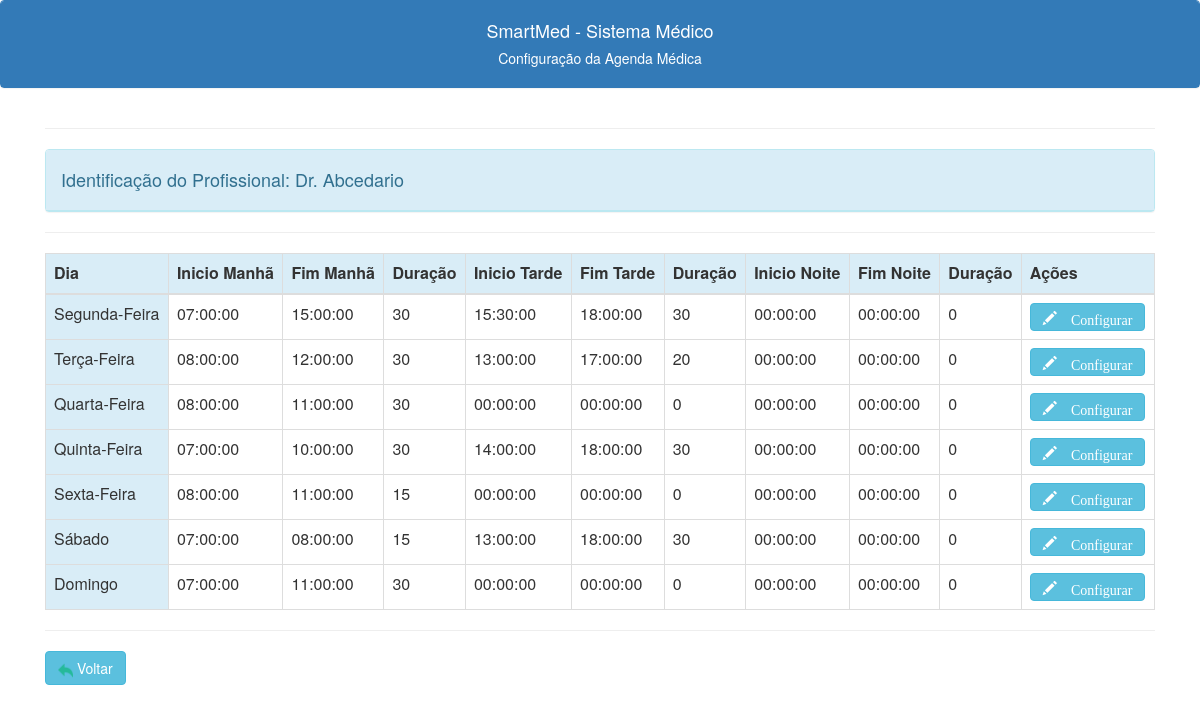
The app's page /config_agenda_criacao.php?id=4 (signed in) with its own data.
### tables this page shows
CREATE TABLE IF NOT EXISTS `profissionais` (
  `id` int NOT NULL AUTO_INCREMENT,
  `id_especialidade` int NOT NULL,
  `nome` varchar(150) NOT NULL,
  `endereco` varchar(150) DEFAULT NULL,
  `bairro` varchar(150) DEFAULT NULL,
  `cidade` varchar(150) DEFAULT NULL,
  `cep` varchar(11) DEFAULT NULL,
  `uf` char(2) DEFAULT NULL,
  `fone1` varchar(20) NOT NULL,
  `fone2` varchar(20) DEFAULT NULL,
  `email` varchar(200) DEFAULT NULL,
  `url` varchar(200) DEFAULT NULL,
  `identidade` varchar(20) DEFAULT NULL,
  `cpf` varchar(11) NOT NULL,
  `datanasc` date DEFAULT NULL,
  `sexo` char(1) DEFAULT NULL,
  `gera_agenda` char(1) NOT NULL,
  `observacao` blob,
  `crm` varchar(13) DEFAULT NULL,
  PRIMARY KEY (`id`),
  KEY `FK_profissionais_especialidades` (`id_especialidade`),
  CONSTRAINT `FK_profissionais_especialidades` FOREIGN KEY (`id_especialidade`) REFERENCES `especialidades` (`id`)
);

CREATE TABLE IF NOT EXISTS `agendaconfig` (
  `id` int NOT NULL AUTO_INCREMENT,
  `id_profissional` int NOT NULL,
  `dia` int NOT NULL,
  `inicio1` time DEFAULT NULL,
  `fim1` time DEFAULT NULL,
  `duracao1` int DEFAULT NULL,
  `inicio2` time DEFAULT NULL,
  `fim2` time DEFAULT NULL,
  `duracao2` int DEFAULT NULL,
  `inicio3` time DEFAULT NULL,
  `fim3` time DEFAULT NULL,
  `duracao3` int DEFAULT NULL,
  `Habilitado` char(100) DEFAULT NULL,
  PRIMARY KEY (`id`),
  KEY `FK_agendaconfig_profissionais` (`id_profissional`),
  CONSTRAINT `FK_agendaconfig_profissionais` FOREIGN KEY (`id_profissional`) REFERENCES `profissionais` (`id`)
);

### config_agenda_criacao.php (the view, shortened to what this page needs)
<?php
include("links.php");
include("conexao.php");
if ($_SERVER['REQUEST_METHOD'] == 'GET') {
    $c_id = $_GET["id"];
    $c_sql_medico = "SELECT profissionais.nome FROM profissionais where id=$c_id";
    $result_medico = $conection->query($c_sql_medico);
    $c_linha_medico = $result_medico->fetch_assoc();
    $c_sql = "SELECT COUNT(*) AS total FROM agendaconfig  where id_profissional='$c_id'";
    $result = $conection->query($c_sql);
    $c_linha = $result->fetch_assoc();
    if ($c_linha['total'] == 0) {
        $i_contador = 1;
        while ($i_contador < 8) {
            $c_contador = strval($i_contador);
            $c_sql_insere = "Insert into agendaconfig (id_profissional, dia, inicio1, inicio2, inicio3
            , fim1, fim2, fim3, duracao1, duracao2, duracao3)
            value ('$c_id', '$c_contador', '00:00', '00:00', '00:00'
            , '00:00', '00:00', '00:00', '0', '0', '0')";
            $result = $conection->query($c_sql_insere);
            $i_contador++;
            $c_sql = "select * from agendaconfig where id_profissional='$c_id'";
            $result = $conection->query($c_sql);
        }
    } else {
        $c_sql = "select * from agendaconfig where id_profissional='$c_id'";
        $result = $conection->query($c_sql);
    }
}
?>
<!DOCTYPE html>
<html lang="en">
<head>
</head>
<body>
    <div class="panel panel-primary class">
        <div class="panel-heading text-center">
            <h4>SmartMed - Sistema Médico</h4>
            <h5>Configuração da Agenda Médica<h5>
        </div>
    </div>
    <div class="container -my5">
        <hr>
        <div class="panel panel-info">
            <div class="panel-heading">
                <h4>Identificação do Profissional:<?php echo ' ' . $c_linha_medico['nome']; ?></h4>
            </div>
        </div>
        <hr>
        <table class="table display table-bordered tabconfig">
            <thead class="thead">
                <tr class="info">
                    <th scope="col">Dia</th>
                    <th scope="col">Inicio Manhã</th>
                    <th scope="col">Fim Manhã</th>
                    <th scope="col">Duração</th>
                    <th scope="col">Inicio Tarde</th>
                    <th scope="col">Fim Tarde</th>
                    <th scope="col">Duração</th>
                    <th scope="col">Inicio Noite</th>
                    <th scope="col">Fim Noite</th>
                    <th scope="col">Duração</th>
                    <th scope="col">Ações</th>
                </tr>
            </thead>
            <tbody>
                <?php
                while ($c_linha = $result->fetch_assoc()) {
                    switch ($c_linha['dia']) {
                        case "1":
                            $c_dia = 'Segunda-Feira';
                            break;
                        case "2":
                            $c_dia = 'Terça-Feira';
                            break;
                        case "3":
                            $c_dia = 'Quarta-Feira';
                            break;
                        case "4":
                            $c_dia = 'Quinta-Feira';
                            break;
                        case "5":
                            $c_dia = 'Sexta-Feira';
                            break;
                        case "6":
                            $c_dia = 'Sábado';
                            break;
                        case "7":
                            $c_dia = 'Domingo';
                            break;
                    }
                    echo "
                            <tr>
                            <td style='display:none'>$c_linha[id]</td>
                            <td class='info'>$c_dia</td>
                            <td>$c_linha[inicio1]</td>
                            <td>$c_linha[fim1]</td>
                            <td>$c_linha[duracao1]</td>
                            <td>$c_linha[inicio2]</td>
                            <td>$c_linha[fim2]</td>
                            <td>$c_linha[duracao2]</td>
                            <td>$c_linha[inicio3]</td>
                            <td>$c_linha[fim3]</td>
                            <td>$c_linha[duracao3]</td>
                            <td><button class='btn btn-info editbtn' data-toggle=modal' title='Editar Horários'><span class='glyphicon glyphicon-pencil'> Configurar
                            </span></button></td>
                            </tr>
                                ";
                }
                ?>
            </tbody>
        </table>
        <hr>
        <a class='btn btn-info' href='/smedweb/config_agenda.php'> <img src="\smedweb\images\voltar.png" alt="" width="15" height="15"> Voltar</a>
    </div>
</body>
</html>

### records on screen
profissionais: nome "Dr. Abcedario"
agendaconfig: dia "Segunda-Feira", inicio1 "07:00:00", fim1 "15:00:00", duracao1 "30", inicio2 "15:30:00", fim2 "18:00:00", duracao2 "30", inicio3 "00:00:00", fim3 "00:00:00", duracao3 "0"
agendaconfig: dia "Terça-Feira", inicio1 "08:00:00", fim1 "12:00:00", duracao1 "30", inicio2 "13:00:00", fim2 "17:00:00", duracao2 "20", inicio3 "00:00:00", fim3 "00:00:00", duracao3 "0"
agendaconfig: dia "Quarta-Feira", inicio1 "08:00:00", fim1 "11:00:00", duracao1 "30", inicio2 "00:00:00", fim2 "00:00:00", duracao2 "0", inicio3 "00:00:00", fim3 "00:00:00", duracao3 "0"
agendaconfig: dia "Quinta-Feira", inicio1 "07:00:00", fim1 "10:00:00", duracao1 "30", inicio2 "14:00:00", fim2 "18:00:00", duracao2 "30", inicio3 "00:00:00", fim3 "00:00:00", duracao3 "0"
agendaconfig: dia "Sexta-Feira", inicio1 "08:00:00", fim1 "11:00:00", duracao1 "15", inicio2 "00:00:00", fim2 "00:00:00", duracao2 "0", inicio3 "00:00:00", fim3 "00:00:00", duracao3 "0"
agendaconfig: dia "Sábado", inicio1 "07:00:00", fim1 "08:00:00", duracao1 "15", inicio2 "13:00:00", fim2 "18:00:00", duracao2 "30", inicio3 "00:00:00", fim3 "00:00:00", duracao3 "0"
agendaconfig: dia "Domingo", inicio1 "07:00:00", fim1 "11:00:00", duracao1 "30", inicio2 "00:00:00", fim2 "00:00:00", duracao2 "0", inicio3 "00:00:00", fim3 "00:00:00", duracao3 "0"
